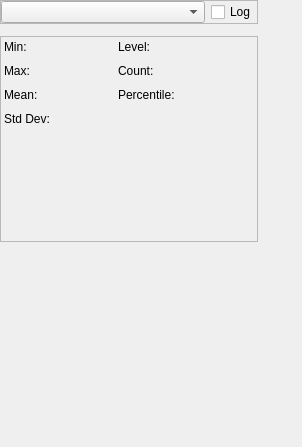
<?xml version="1.0" encoding="UTF-8"?>
<ui version="4.0">
 <class>HistogramInfoFrame</class>
 <widget class="QFrame" name="HistogramInfoFrame">
  <property name="geometry">
   <rect>
    <x>0</x>
    <y>0</y>
    <width>302</width>
    <height>447</height>
   </rect>
  </property>
  <property name="sizePolicy">
   <sizepolicy hsizetype="Preferred" vsizetype="Preferred">
    <horstretch>0</horstretch>
    <verstretch>0</verstretch>
   </sizepolicy>
  </property>
  <property name="windowTitle">
   <string>Frame</string>
  </property>
  <property name="windowIcon">
   <iconset>
    <normaloff>:/images/icons/chart.png</normaloff>:/images/icons/chart.png</iconset>
  </property>
  <property name="frameShape">
   <enum>QFrame::NoFrame</enum>
  </property>
  <property name="frameShadow">
   <enum>QFrame::Raised</enum>
  </property>
  <property name="lineWidth">
   <number>0</number>
  </property>
  <layout class="QVBoxLayout" name="verticalLayout">
   <property name="leftMargin">
    <number>0</number>
   </property>
   <property name="topMargin">
    <number>0</number>
   </property>
   <property name="rightMargin">
    <number>0</number>
   </property>
   <property name="bottomMargin">
    <number>0</number>
   </property>
   <item>
    <widget class="QFrame" name="frame_2">
     <property name="maximumSize">
      <size>
       <width>258</width>
       <height>16777215</height>
      </size>
     </property>
     <property name="frameShape">
      <enum>QFrame::StyledPanel</enum>
     </property>
     <property name="frameShadow">
      <enum>QFrame::Raised</enum>
     </property>
     <layout class="QHBoxLayout" name="horizontalLayout_2">
      <property name="leftMargin">
       <number>0</number>
      </property>
      <property name="topMargin">
       <number>0</number>
      </property>
      <property name="rightMargin">
       <number>0</number>
      </property>
      <property name="bottomMargin">
       <number>0</number>
      </property>
      <item>
       <widget class="QComboBox" name="channelCombo">
        <property name="sizePolicy">
         <sizepolicy hsizetype="Expanding" vsizetype="Fixed">
          <horstretch>0</horstretch>
          <verstretch>0</verstretch>
         </sizepolicy>
        </property>
       </widget>
      </item>
      <item>
       <widget class="QCheckBox" name="logCheckBox">
        <property name="sizePolicy">
         <sizepolicy hsizetype="Fixed" vsizetype="Fixed">
          <horstretch>0</horstretch>
          <verstretch>0</verstretch>
         </sizepolicy>
        </property>
        <property name="text">
         <string>Log</string>
        </property>
       </widget>
      </item>
     </layout>
    </widget>
   </item>
   <item>
    <widget class="QFrame" name="histogramPlaceholderFrame">
     <property name="frameShape">
      <enum>QFrame::NoFrame</enum>
     </property>
     <property name="frameShadow">
      <enum>QFrame::Raised</enum>
     </property>
     <property name="lineWidth">
      <number>0</number>
     </property>
    </widget>
   </item>
   <item>
    <widget class="QFrame" name="frame">
     <property name="maximumSize">
      <size>
       <width>258</width>
       <height>16777215</height>
      </size>
     </property>
     <property name="frameShape">
      <enum>QFrame::StyledPanel</enum>
     </property>
     <property name="frameShadow">
      <enum>QFrame::Raised</enum>
     </property>
     <layout class="QHBoxLayout" name="horizontalLayout">
      <property name="leftMargin">
       <number>0</number>
      </property>
      <property name="topMargin">
       <number>0</number>
      </property>
      <property name="rightMargin">
       <number>0</number>
      </property>
      <property name="bottomMargin">
       <number>0</number>
      </property>
      <item>
       <layout class="QGridLayout" name="gridLayout">
        <property name="leftMargin">
         <number>3</number>
        </property>
        <property name="topMargin">
         <number>3</number>
        </property>
        <property name="rightMargin">
         <number>3</number>
        </property>
        <property name="bottomMargin">
         <number>3</number>
        </property>
        <property name="verticalSpacing">
         <number>10</number>
        </property>
        <item row="0" column="1">
         <widget class="QLabel" name="minLabel">
          <property name="text">
           <string/>
          </property>
         </widget>
        </item>
        <item row="2" column="1">
         <widget class="QLabel" name="meanLabel">
          <property name="text">
           <string/>
          </property>
         </widget>
        </item>
        <item row="1" column="0">
         <widget class="QLabel" name="label_2">
          <property name="text">
           <string>Max:</string>
          </property>
         </widget>
        </item>
        <item row="1" column="1">
         <widget class="QLabel" name="maxLabel">
          <property name="text">
           <string/>
          </property>
         </widget>
        </item>
        <item row="3" column="0">
         <widget class="QLabel" name="label_11">
          <property name="text">
           <string>Std Dev:</string>
          </property>
         </widget>
        </item>
        <item row="3" column="1">
         <widget class="QLabel" name="stdDevLabel">
          <property name="text">
           <string/>
          </property>
         </widget>
        </item>
        <item row="2" column="0">
         <widget class="QLabel" name="label_9">
          <property name="text">
           <string>Mean:</string>
          </property>
         </widget>
        </item>
        <item row="5" column="1">
         <spacer name="verticalSpacer_3">
          <property name="orientation">
           <enum>Qt::Vertical</enum>
          </property>
          <property name="sizeHint" stdset="0">
           <size>
            <width>20</width>
            <height>40</height>
           </size>
          </property>
         </spacer>
        </item>
        <item row="0" column="0">
         <widget class="QLabel" name="label">
          <property name="text">
           <string>Min:</string>
          </property>
         </widget>
        </item>
        <item row="4" column="1">
         <widget class="QLabel" name="label_4">
          <property name="minimumSize">
           <size>
            <width>50</width>
            <height>0</height>
           </size>
          </property>
          <property name="text">
           <string/>
          </property>
         </widget>
        </item>
       </layout>
      </item>
      <item>
       <layout class="QGridLayout" name="gridLayout_2">
        <property name="leftMargin">
         <number>3</number>
        </property>
        <property name="topMargin">
         <number>3</number>
        </property>
        <property name="rightMargin">
         <number>3</number>
        </property>
        <property name="bottomMargin">
         <number>3</number>
        </property>
        <property name="verticalSpacing">
         <number>10</number>
        </property>
        <item row="1" column="0">
         <widget class="QLabel" name="label_5">
          <property name="text">
           <string>Count:</string>
          </property>
         </widget>
        </item>
        <item row="0" column="0">
         <widget class="QLabel" name="label_3">
          <property name="text">
           <string>Level:</string>
          </property>
         </widget>
        </item>
        <item row="1" column="1">
         <widget class="QLabel" name="countLabel">
          <property name="text">
           <string/>
          </property>
         </widget>
        </item>
        <item row="0" column="1">
         <widget class="QLabel" name="levelLabel">
          <property name="text">
           <string/>
          </property>
         </widget>
        </item>
        <item row="4" column="1">
         <spacer name="verticalSpacer_4">
          <property name="orientation">
           <enum>Qt::Vertical</enum>
          </property>
          <property name="sizeHint" stdset="0">
           <size>
            <width>20</width>
            <height>40</height>
           </size>
          </property>
         </spacer>
        </item>
        <item row="2" column="0">
         <widget class="QLabel" name="label_7">
          <property name="text">
           <string>Percentile:</string>
          </property>
         </widget>
        </item>
        <item row="2" column="1">
         <widget class="QLabel" name="percentileLabel">
          <property name="text">
           <string/>
          </property>
         </widget>
        </item>
        <item row="3" column="1">
         <widget class="QLabel" name="label_6">
          <property name="minimumSize">
           <size>
            <width>80</width>
            <height>0</height>
           </size>
          </property>
          <property name="text">
           <string/>
          </property>
         </widget>
        </item>
        <item row="5" column="0">
         <spacer name="horizontalSpacer_2">
          <property name="orientation">
           <enum>Qt::Horizontal</enum>
          </property>
          <property name="sizeHint" stdset="0">
           <size>
            <width>40</width>
            <height>20</height>
           </size>
          </property>
         </spacer>
        </item>
       </layout>
      </item>
     </layout>
    </widget>
   </item>
   <item>
    <spacer name="verticalSpacer_2">
     <property name="orientation">
      <enum>Qt::Vertical</enum>
     </property>
     <property name="sizeHint" stdset="0">
      <size>
       <width>20</width>
       <height>40</height>
      </size>
     </property>
    </spacer>
   </item>
  </layout>
 </widget>
 <resources/>
 <connections/>
</ui>
